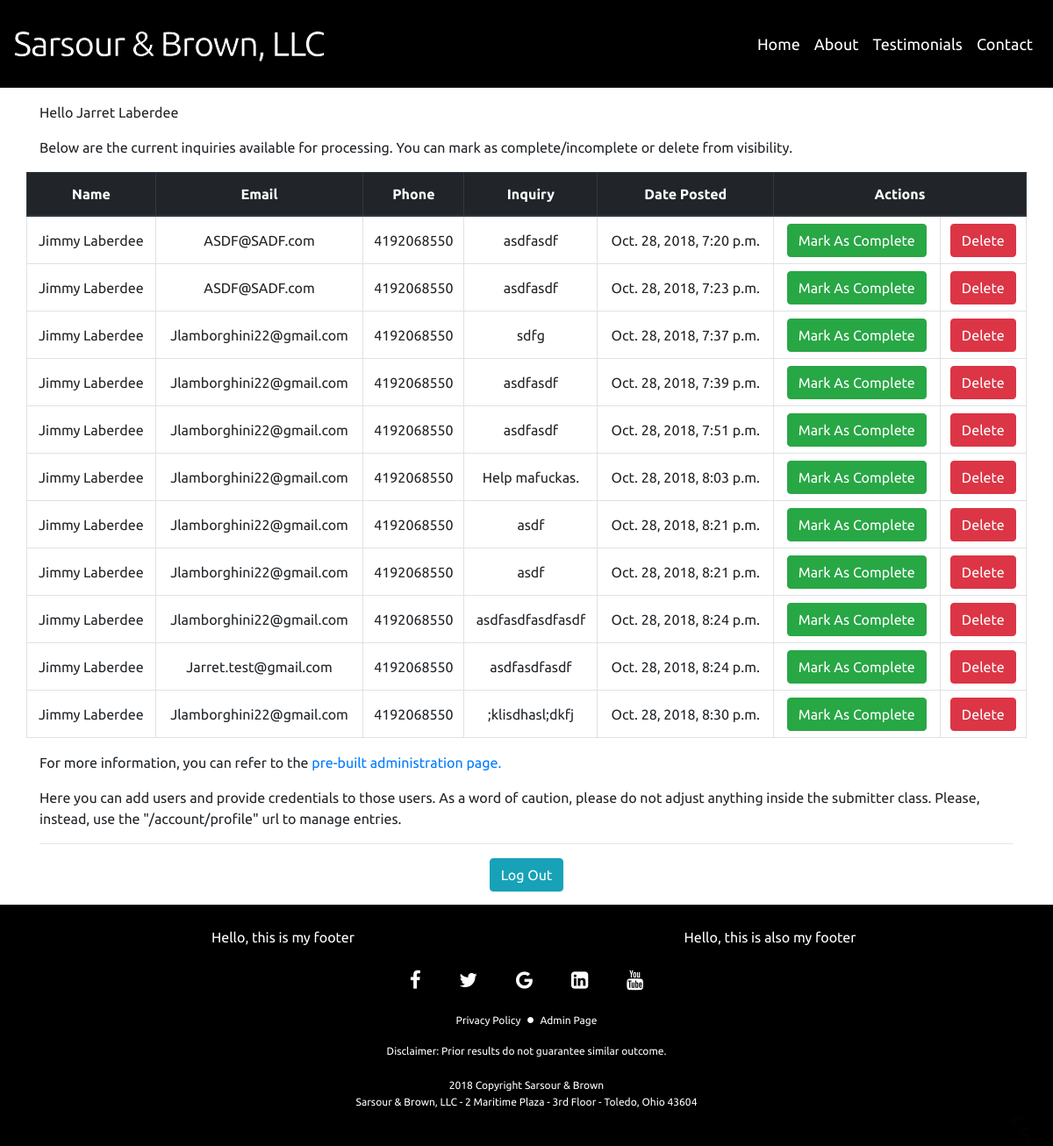
/account/profile/ (signed in), run on an earlier commit of the app's database.
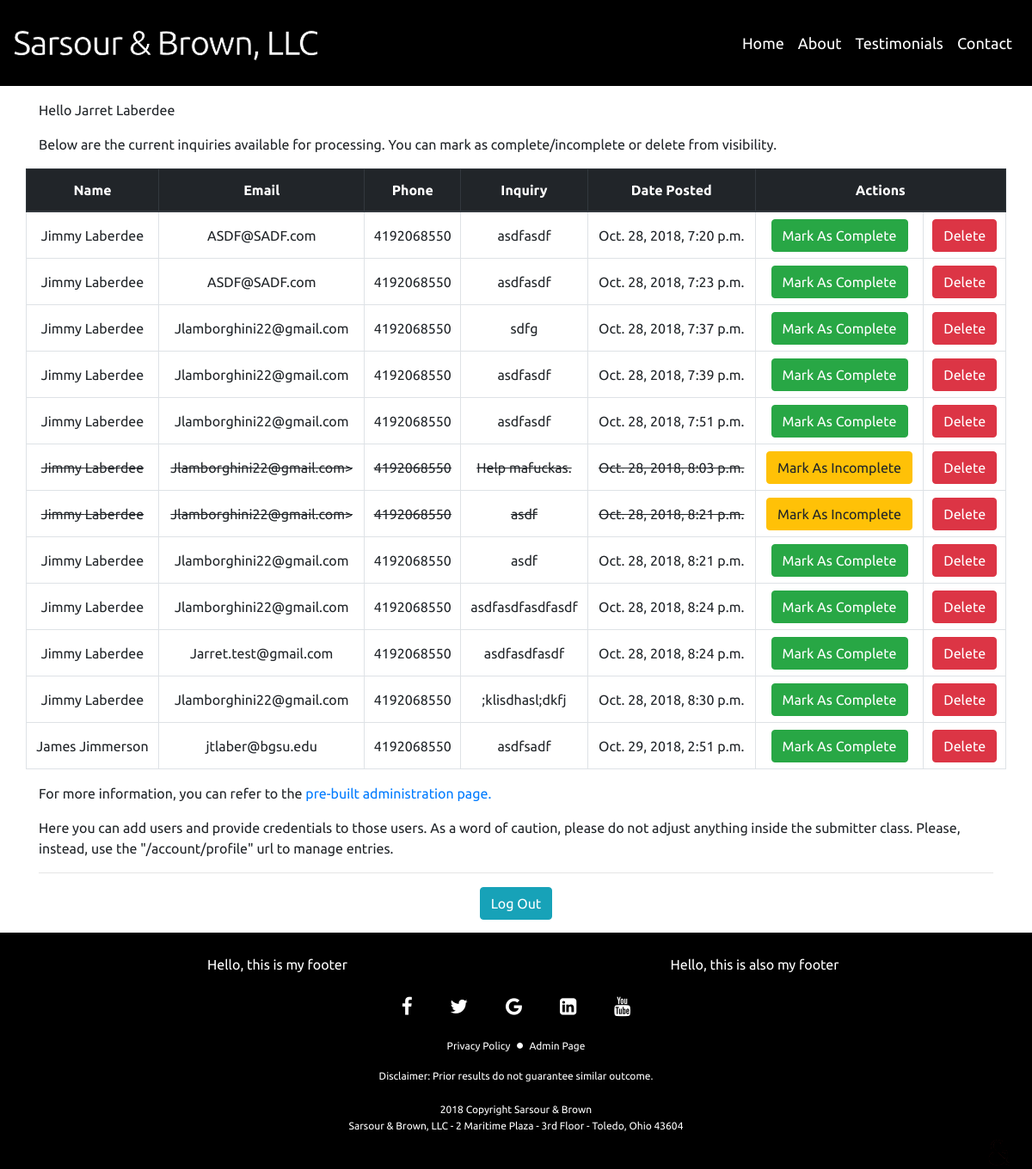
And on a later commit of the database.
### home/models.py (models this page shows, shortened)
class Submitter(models.Model):
    first_name = models.CharField(max_length=100)
    last_name = models.CharField(max_length=100, default="Doe")
    email = models.EmailField(max_length=100)
    phone_regex = RegexValidator(regex=r'^\+?1?\d{9,15}$', message="Format: 9999999999")
    phone_number = models.CharField(validators=[phone_regex], max_length=17, blank=True, default="0000000000")
    body = models.CharField(max_length=250)
    date_submitted = models.DateTimeField(default=timezone.now)
    completed = models.BooleanField(default=False)

### home/views.py (the view)
# urls.py: path('account/profile/', views.profile, name="profile-page"),
def profile(request):
    if not request.user.is_authenticated:
        return redirect('login')
    else:
        all_entries = Submitter.objects.all
        context = {'user': request.user, 'first_name': request.user.first_name, 'last_name': request.user.last_name, 'all_entries': all_entries}
        return render(request, 'home/profile.html', context)

### home/templates/home/profile.html
{% extends 'home/base.html' %}3
{% block admin_profile %}
<div class="container">
    <p id="profile_user_greeting">Hello {{ first_name }} {{ last_name }}</p>
</div>
{% if all_entries %}
<div class="container">
    <p id="profile_entries_table_div_paragraph">Below are the current inquiries available for processing. You can mark
        as complete/incomplete or delete from visibility.</p>
</div>
<div class="container" id="profile_entries_table_div">
    <table class="table table-bordered" id="profile_entries_table_table">
        <thead class="thead-dark">
            <tr id="profile_entries_table_tr">
                <th scope="col">Name</th>
                <th scope="col">Email</th>
                <th scope="col">Phone</th>
                <th scope="col">Inquiry</th>
                <th scope="col">Date Posted</th>
                <th colspan="2">Actions</th>
            </tr>
        </thead>
        {% for entry in all_entries %}
        {% if entry.completed %}
        <tr class="profile_entries_table_tr" id="profile_entries_table_tr_completed">
            <td>{{ entry.first_name }} {{ entry.last_name }}</td>
            <td>{{ entry.email }}></a></td>
            <td>{{ entry.phone_number }}</td>
            <td>{{ entry.body }}</td>
            <td>{{ entry.date_submitted }}</td>
            <td>
                <a class="btn btn-warning" href="{% url 'uncomplete_entry' entry.id %}">Mark As Incomplete</a>
            </td>
            <td>
                <a id="profile_entries_delete_button" class="btn btn-danger" href="{% url 'delete_entry' entry.id %}">Delete</a>
            </td>
        </tr>
        {% else %}
        <tr class="profile_entries_table_tr">
            <td>{{ entry.first_name }} {{ entry.last_name }}</td>
            <td>{{ entry.email }}</td>
            <td>{{ entry.phone_number }}</td>
            <td>{{ entry.body }}</td>
            <td>{{ entry.date_submitted }}</td>
            <td>
                <a class="btn btn-success" href="{% url 'complete_entry' entry.id %}">Mark As Complete</a>
            </td>
            <td>
                <a id="profile_entries_delete_button" class="btn btn-danger" href="{% url 'delete_entry' entry.id %}">Delete</a>
            </td>
        </tr>
        {% endif %}
        {% endfor %}
    </table>
    {% else %}
    <h1>There are currently no entries in the Database</h1>
    {% endif %}
</div>
<div class="container">
    <p>For more information, you can refer to the <a href="{% url 'admin:index' %}"> pre-built administration page.</a></p>
    <p>Here you can add users and provide credentials to those users. As a word of caution, please do not adjust
        anything inside the submitter class. Please, instead, use the "/account/profile" url to manage entries.</p>
    <hr>
</div>
<div class="container" id="profile_entries_logout_button_div">
    <a class="btn btn-info" href="{% url 'logout' %}">Log Out</a>
</div>
{% endblock %}

What changed in the data, as far as the page shows it:
changed Submitter "Help mafuckas.": completed "Mark As Complete" → "> Mark As Incomplete"
changed Submitter (number 7 of 12 on the later page): completed "Mark As Complete" → "> Mark As Incomplete"
added Submitter: first_name "James", last_name "Jimmerson", email "jtlaber@bgsu.edu", phone_number "4192068550", body "asdfsadf", date_submitted "Oct. 29, 2018, 2:51 p.m."
